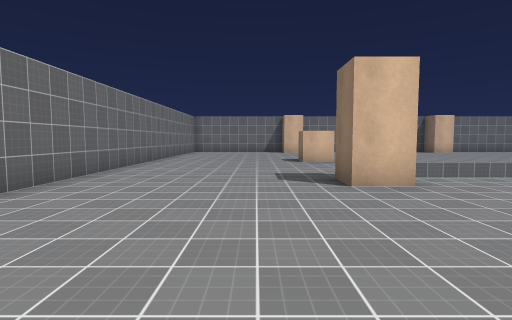
[1] (above)

20 first-person views from a walk through a 3-D level made in the Unity game engine. The camera is 1.5 m above the floor, tilts 4° down and sees 80° across. The floor is counted in squares, 2 m on a side. Each view is taken from the middle of a square. On the plan, view 1 faces up. The plan holds only what a view shows up to about 10 squares ahead; the rest is blank. The place goes on beyond the plan. The player character is not drawn. Door leaves are left out, so doorways stand open. Surface patterns are stand-ins for the level's own textures.

[2]
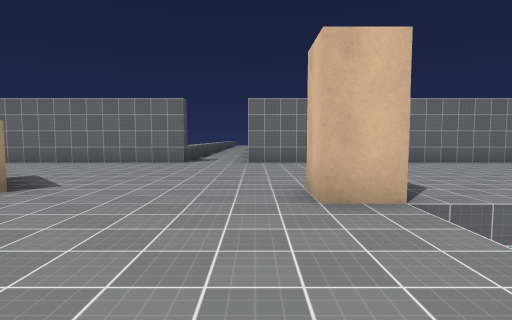

[3]
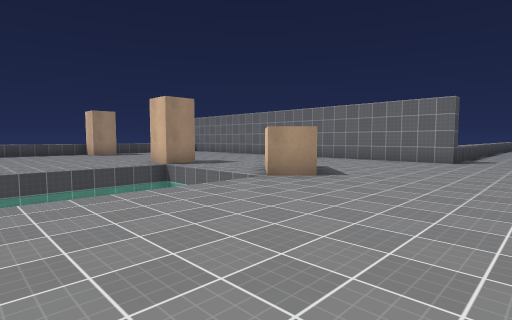

[4]
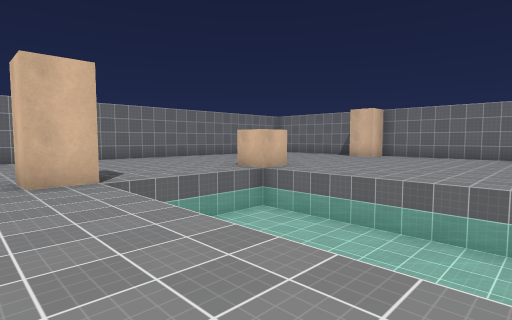

[5]
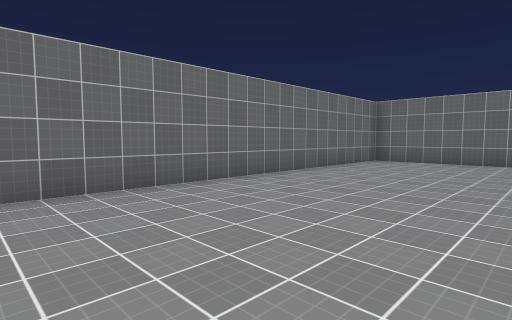

[6]
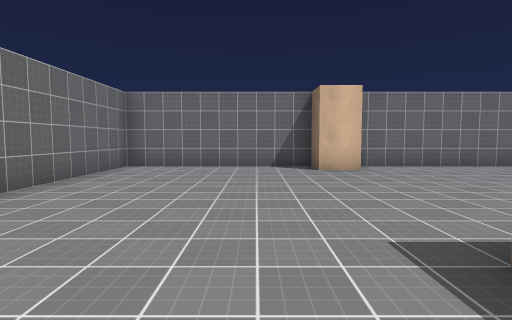

[7]
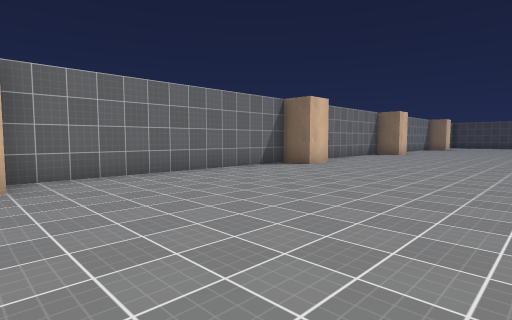

[8]
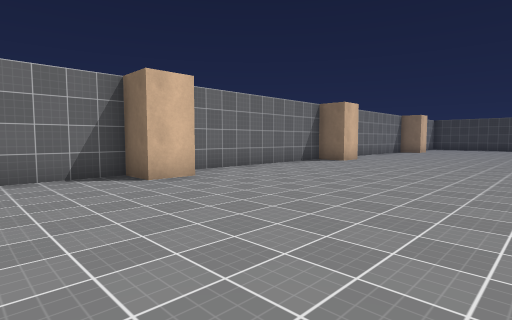

[9]
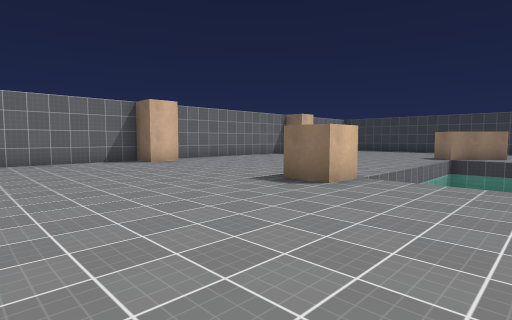

[10]
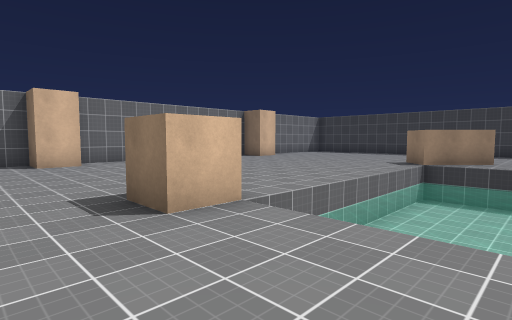

[11]
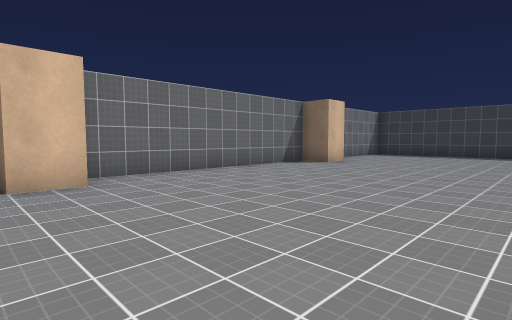

[12]
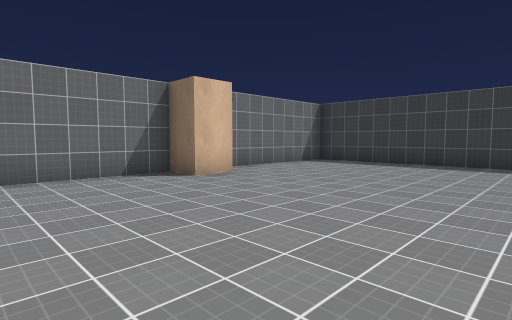

[13]
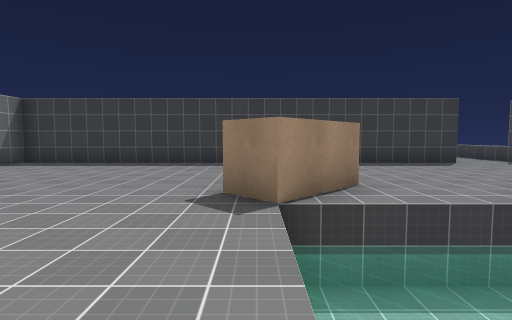

[14]
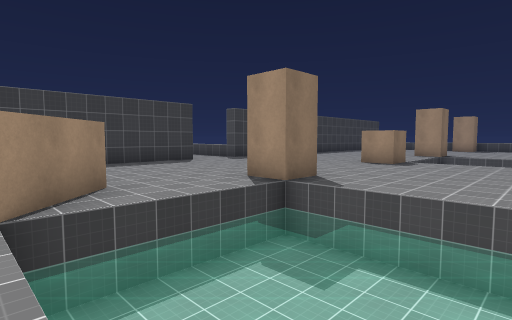

[15]
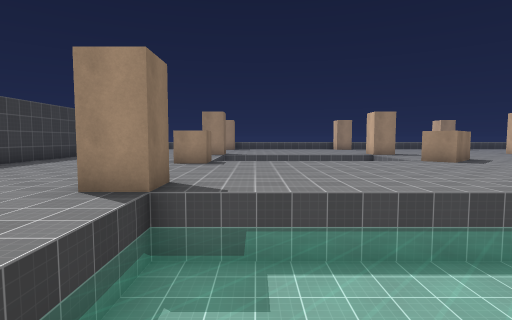

[16]
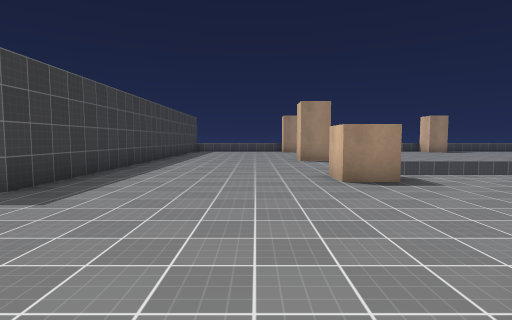

[17]
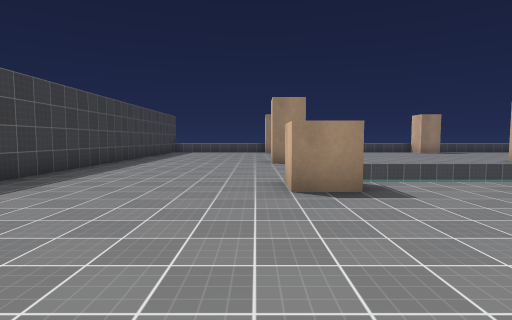

[18]
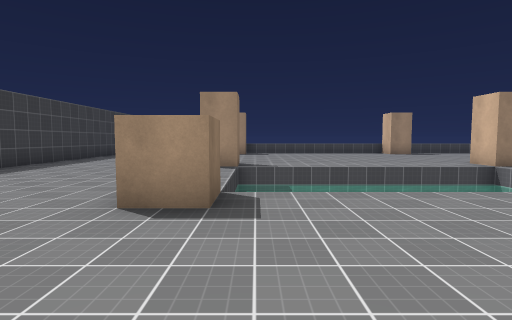

[19]
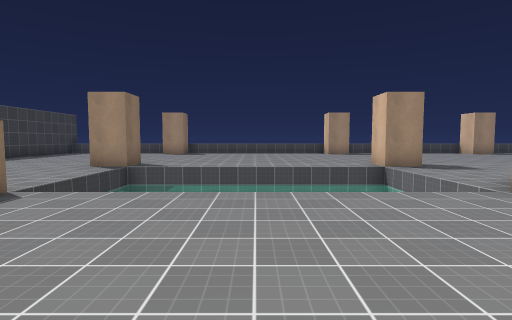

[20]
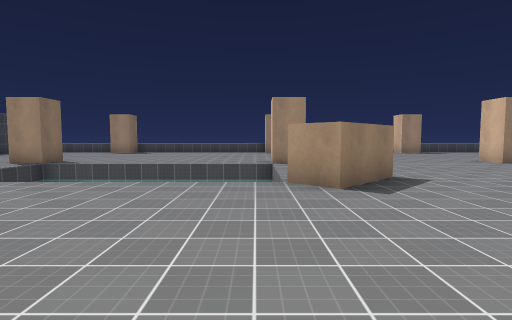

### Floor plan
Key: @ floor where view 1 was taken; # wall or solid block; . floor; D open door; ^ raised ledge; v drop or lower ground.
Columns run from 5 left of view 1 to 31 right of it. Each row starts with its distance up from view 1.
 18  ####################################
 17  #.....#.......#......#.......#.....#
 16  #..................................#
 15  #..................................#
 14  #..................................#
 13  #..................................#
 12  #..................................#
 11  #..................................#
 10  #.....#.....    .....#.......##
  9  #......vvvvvv   ......   vvvv.#
  8  #......vvvvvv   ......   vvvv....
  7  #......v        ......  vvvvv......#
  6  #......vvvvvv          vvvvvv......#
  5  #.....#......         .......#.....#
  4  #............        ..............#
  3 .D...........        ...............D
  2 .D...........       ................D
  1 ^#...........      .................#
  0  #...@##.....      ..##.......#.....#
 -1  #....#.          ...#.       ......#
 -2  #......         ......       ......#
 -3  #.. ...        .......      v......#
 -4  #    ..vvvv    .......vvvvvvv......#
 -5        #....   #......#.......#.....#
 -6         ....      ...  .......  ....#

Positions as (right, up) in squares from view 1, and headings:
1: (0, 0), facing up
2: (6, 4), facing left
3: (7, 4), facing down-left
4: (8, 4), facing up-left
5: (1, 7), facing up-left
6: (0, 9), facing up
7: (2, 11), facing up-right
8: (7, 11), facing up-right
9: (12, 7), facing up-right
10: (15, 7), facing up-right
11: (16, 11), facing up-right
12: (21, 11), facing up-right
13: (21, 10), facing right
14: (21, 10), facing down-right
15: (23, 10), facing down
16: (27, 6), facing down
17: (26, 5), facing down
18: (24, 4), facing down
19: (21, 4), facing down
20: (18, 5), facing down
